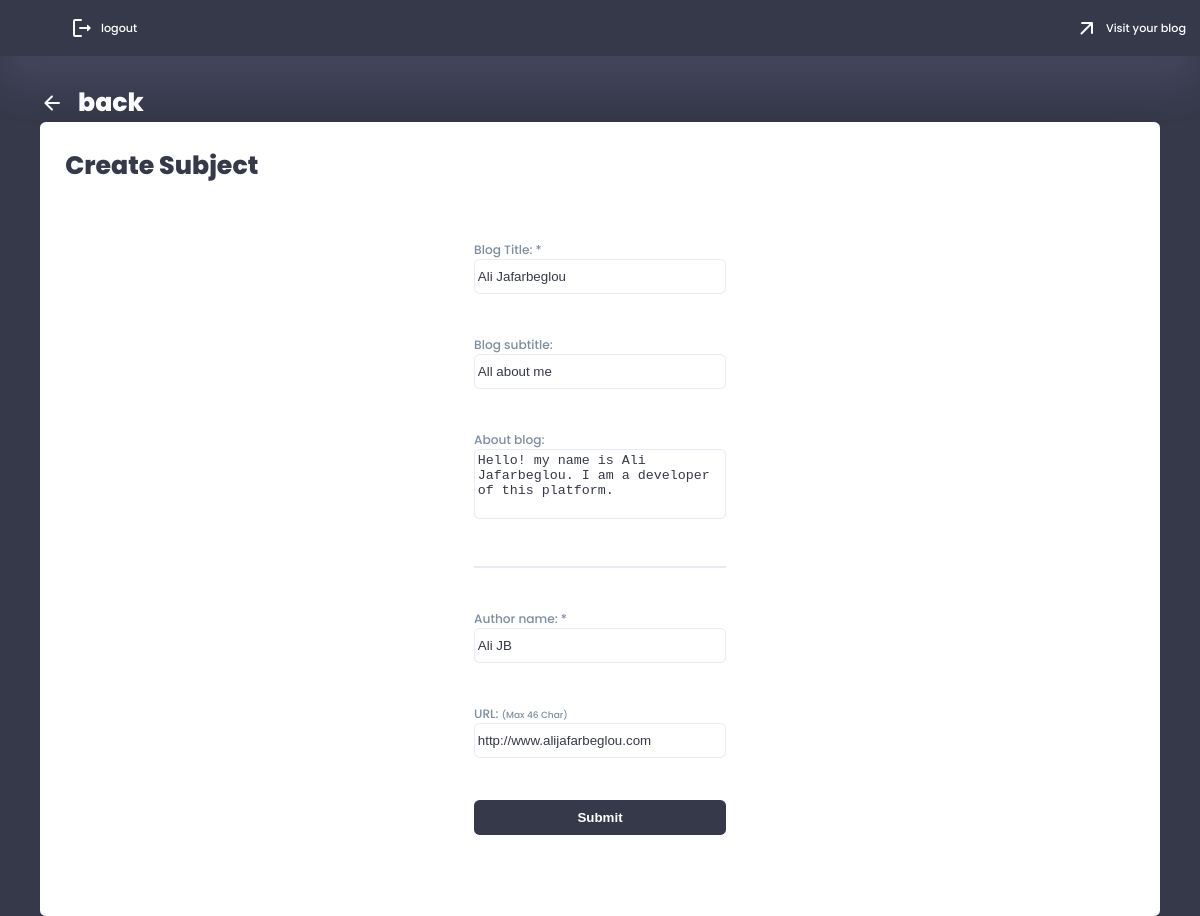
Page /auth/edit_profile (signed in) on the committed database.
### app/models/blog.py (models this page shows, shortened)
class Blog(db.Model, UserMixin):
    __tablename__ = 'blog'
    id = db.Column(db.Integer, primary_key=True)
    email = db.Column(db.String(120), unique=True, nullable=False)
    password = db.Column(db.String(80), nullable=False)
    subdomain = db.Column(db.String(100), unique=True, nullable=False)
    blog_title = db.Column(db.String(40), nullable=True)
    blog_subtitle = db.Column(db.String(100), nullable=True)
    blog_about = db.Column(db.Text, nullable=True)
    author = db.Column(db.String(100), nullable=True)
    author_bio = db.Column(db.Text, nullable=True)
    profile_pic = db.Column(db.String(20), nullable=True)
    header_pic = db.Column(db.String(20), nullable=True)
    url = db.Column(db.String(60), nullable=True)
    created_at = db.Column(db.DateTime, nullable=False, default=datetime.utcnow)
    impressions = db.Column(db.Integer, default=0)
    is_block = db.Column(db.Boolean, default=False)
    posts = relationship('Post', back_populates='blog')
    comments = db.relationship('Comment', back_populates='blog')

### app/routes/auth_routes.py (the view, shortened to what this page needs)
@auth_routes.route('/edit_profile', methods=['GET', 'POST'])
@login_required
def edit_profile():
    blog = Blog.query.filter_by(id=current_user.id).first()
    form = ProfileForm(obj=blog)
    return render_template('auth/edit_profile.html', current_user=current_user, form=form)

### app/forms/auth_forms.py
class ProfileForm(FlaskForm):
    blog_title = StringField('Blog title', validators=[DataRequired(), Length(max=40)])
    blog_subtitle = StringField('Blog title', validators=[Length(max=100)])
    blog_about = TextAreaField('Comment', validators=[Length(max=500)])
    author = StringField('Author Name', validators=[DataRequired()])
    url = URLField('URL', validators=[Length(max=46)])
    submit = SubmitField('Submit')

### app/__init__.py (called while the page is built)
@login_manager.user_loader
def load_user(blog_id):
    return Blog.query.get(int(blog_id))

### app/routes/auth_routes.py (called while the page is built)
@auth_routes.before_request
def before_request():
    g.csrf_token = generate_csrf()  # from flask import g

### app/templates/auth/edit_profile.html (shortened to what this page needs)
{% extends 'admin_base.html' %}
{% block admin %}
<a class="dashboard_title" href="{{ url_for('auth.setting') }}">
    <span class="material-icons-round">arrow_back</span>
    <h1>back</h1>
</a>
<div class="admin_panel">
    <h1>Create Subject</h1>
    <div class="edit_profile">
        <form method="POST">
            <div>
                <h3>Blog Title: *</h3>
                {{ form.blog_title(class="form_string")}}
            </div>
            <div>
                <h3>Blog subtitle:</h3>
                {{ form.blog_subtitle(class="form_string")}}
            </div>
            <div>
                <h3>About blog:</h3>
                {{ form.blog_about(class="form_text")}}
            </div>
            <hr class="hr-100">
            <div>
                <h3>Author name: *</h3>
                {{ form.author(class="form_string")}}
            </div>
            <div>
                <h3>URL: <span class="xx-small-font">(Max 46 Char)</span> </h3>
                {{ form.url(class="form_string")}}
            </div>
            {{ form.submit(class="form_btn")}}
        </form>
    </div>
</div>
{% endblock %}

### app/static/css/root.css (style rules this page uses)
:root { --color-primary: #6C9BCF; --color-danger: #FF0060; --color-success: #1B9C85; --color-warning: #F7D060; --color-white: #fff; --color-info-dark: #7d8da1; --color-dark: #363949; --color-light: rgba(132, 139, 200, 0.18); --color-dark-variant: #677483; --color-background: #f6f6f9; --card-border-radius: 2rem; --border-radius-1: 0.4rem; --border-radius-2: 1.2rem; --card-padding: 1.8rem; --padding-1: 1.2rem; --box-shadow: 0 2rem 3rem var(--color-light); --box-shadow-dark: 0 2rem 3rem rgba(23, 26, 13, 0.3); --inner-shadow: inset 0.1rem 0.1rem 0.5rem var(--color-light); --transition-1: all 0.3s ease; --clr-wheat: #E9D985; --clr-mint: #BCD8C1; --clr-tqz: #439A86; --clr-dark-tqz: #007991; --clr-navy: #222E50; --clr-purple: #8a2be2; --clr-blue: #73C2FB; --clr-black: #000; }
* { margin: 0; padding: 0; outline: 0; appearance: 0; border: 0; text-decoration: none; box-sizing: border-box; }
html { font-size: 14px; }
body { width: 100vw; height: 100vh; font-family: 'Poppins', sans-serif; font-size: 0.88rem; user-select: none; overflow-x: hidden; color: var(--color-dark); background-color: var(--color-background); }
a { color: var(--color-dark); }
h1 { font-weight: 800; font-size: 1.8rem; }
h3 { font-weight: 500; font-size: 0.87rem; }
.form_btn { background-color: var(--color-dark); height: 2.5rem; min-width: 10rem; color: var(--color-white); font-weight: bold; border-radius: var(--border-radius-1); transition: var(--transition-1); }
.form_string { border: 1px solid var(--color-light); height: 2.5rem; width: 18rem; padding: 0.2rem; background-color: var(--color-white); color: var(--color-dark); border-radius: var(--border-radius-1); }
.form_text { border: 1px solid var(--color-light); height: 5rem; width: 18rem; padding: 0.2rem; resize: none; background-color: var(--color-white); color: var(--color-dark); border-radius: var(--border-radius-1); }
.xx-small-font { font-size: xx-small; }

### app/static/css/admin.css (style rules this page uses)
.admin_main hr { border: solid 1px var(--color-light) }
.admin_sec .dashboard_title { display: flex; flex-direction: row; align-items: center; gap: 1rem; color: var(--color-white); }
.admin_sec .admin_panel { display: flex; flex-direction: column; width: 100%; min-height: 30rem; padding: var(--card-padding); color: var(--color-dark); background-color: var(--color-white); box-shadow: var(--box-shadow-dark); border-radius: var(--border-radius-1); transition: var(--transition-1); }
.admin_panel .edit_profile { display: flex; flex-direction: column; align-items: center; justify-content: center; gap: 2rem; width: 100% }
.admin_panel .edit_profile form { display: flex; flex-direction: column; gap: 3rem; margin: 4rem 0; }
.admin_panel .edit_profile form h3 { color: var(--color-info-dark); }

### rows in the picture
Blog: blog_title "Ali Jafarbeglou", blog_subtitle "All about me", blog_about "Hello! my name is Ali Jafarbeglou. I am a developer of this platform.", author "Ali JB", url "http://www.alijafarbeglou.com"
